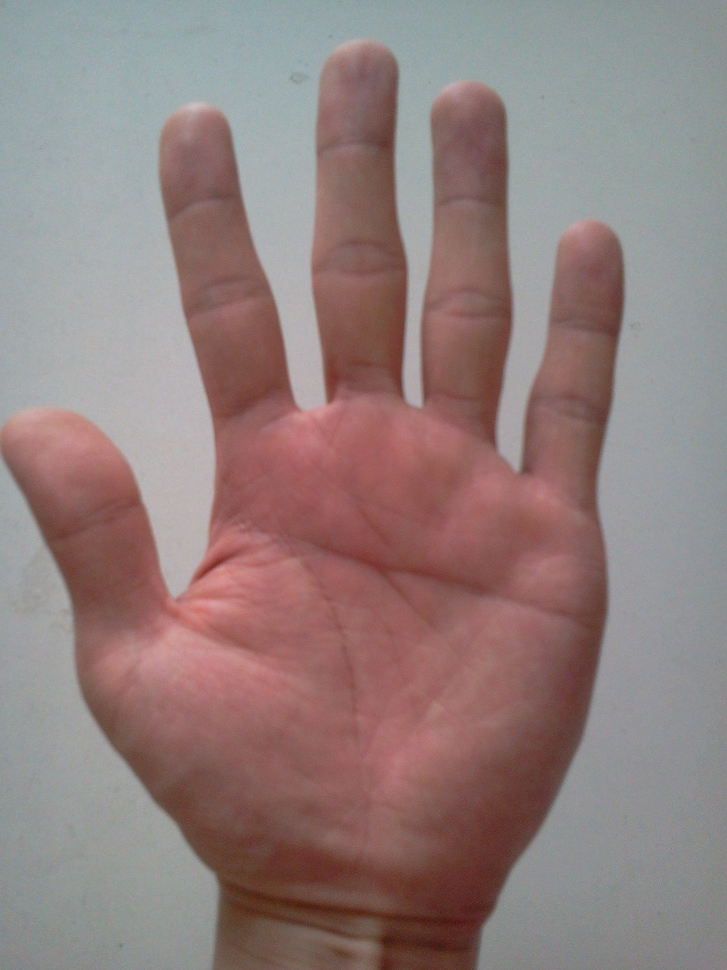
#> input picture opencv/image/lihao/lihao.jpg, 727 x 970 px, shrunk from 1536 x 2048 before the run
$ python cutout.py   (older library calls are emulated)
#> lines starting #> are read from the running program, lines starting #| are printed output that depends on the picture; after the words box and inside, x2 and y2 are one past the last pixel; in counts of white or black regions, pixels touching at a corner belong together
import cv2
import numpy as np
def cutout(img_file):
#> called with img_file = '../image/lihao/lihao.jpg'
    IMAGE_FILE = img_file
    IMAGE_USER = IMAGE_FILE.replace(".jpg","").replace(".jpeg","").replace(".png","")
    print(IMAGE_USER)
    img = cv2.imread(IMAGE_FILE)
#> img is the input picture: shape (970, 727, 3); mean B, G, R 125, 126.7, 145.9
    #convert to YCrCb and filter
# old
#    lower = np.array([0,129,70], np.uint8)#yangxuanyue
#    #lower = np.array([0,139,70], np.uint8)#lihao
#    upper = np.array([255,180,127], np.uint8)
# new
    lower = np.array([0,131,102], np.uint8)#yangxuanyue
    upper = np.array([255,183,154], np.uint8)

    ycrcb = cv2.cvtColor(img, cv2.COLOR_BGR2YCR_CB)
#> ycrcb: shape (970, 727, 3); mean of channels 0, 1, 2 132.2, 137.7, 123.9
    mask = cv2.inRange(ycrcb, lower, upper)
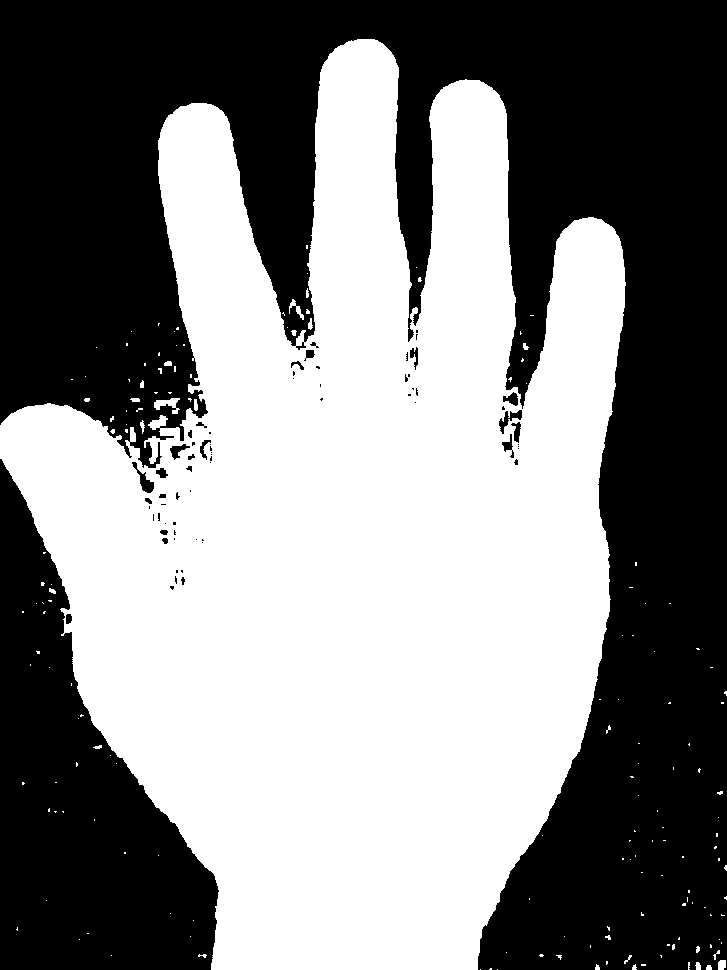
#> mask: shape (970, 727); 51.2% white; 68 black regions (44 under 20 px), largest, box (x1, y1, x2, y2) and area: (0, 0, 727, 970) 284630, (0, 459, 219, 970) 57811, (132, 462, 154, 493) 221
#    skin = cv2.bitwise_and(img, img, mask=mask)
#    cv2.imwrite("{0}_skin.jpg".format(IMAGE_USER),skin)

    kernel = np.ones((57,57),np.uint8)
    opening = cv2.morphologyEx(mask, cv2.MORPH_OPEN, kernel)
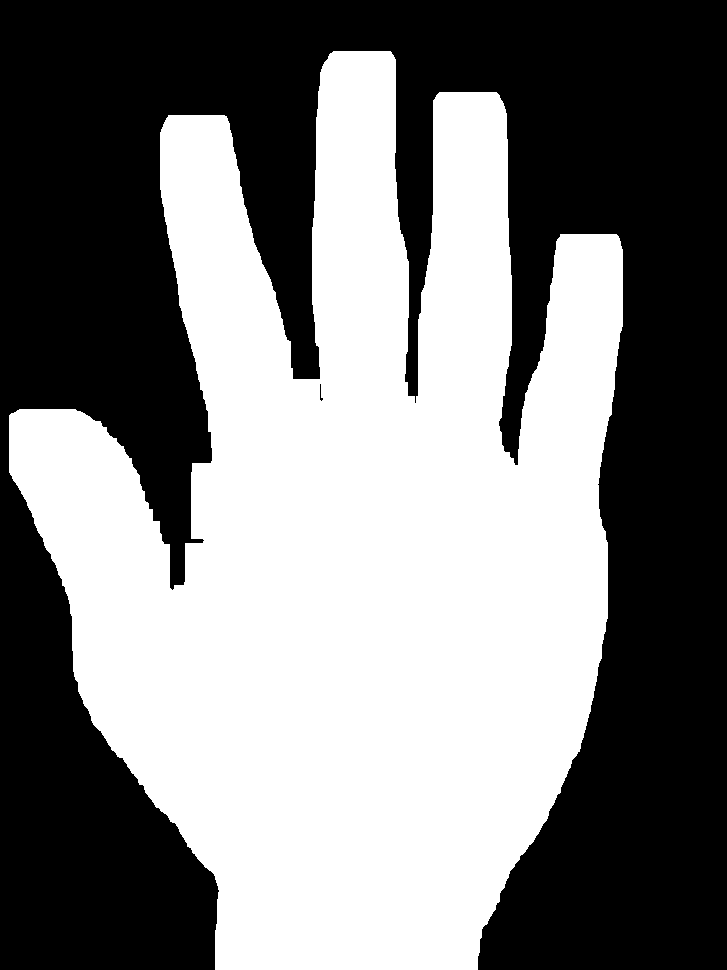
#> opening: shape (970, 727); 49.2% white; 1 white region
    skin = cv2.bitwise_and(img, img, mask=opening)
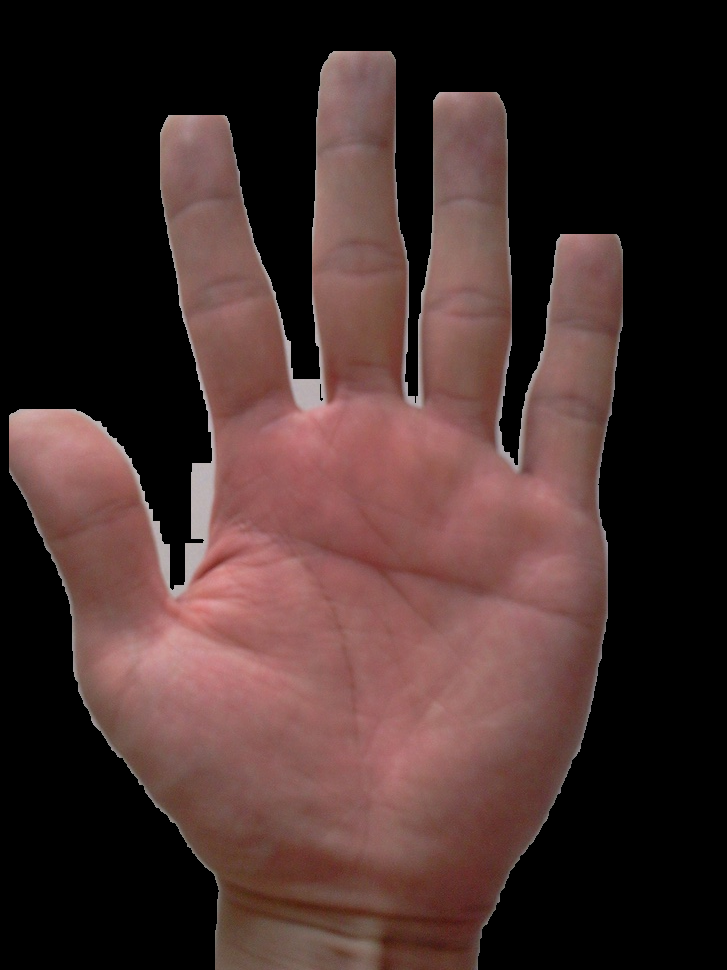
#> skin: shape (970, 727, 3); mean B, G, R 43.9, 46.2, 67.9
    cv2.imwrite("{0}_skin.jpg".format(IMAGE_USER),skin)

    _,black_and_white = cv2.threshold(opening, 127,255,0)
    #find max contours
    _, contours, _ = cv2.findContours(black_and_white, cv2.RETR_TREE, cv2.CHAIN_APPROX_SIMPLE)
#> contours = 2 contours; box (x1, y1, x2, y2) and area: (9, 51, 623, 970) 344894, (319, 383, 324, 402) 38
    length = len(contours)
#> length = 2
    maxArea = -1
    final_Contour = np.zeros(img.shape, np.uint8)
    if length > 0:
        for i in range(length):
            temp = contours[i]
            area = cv2.contourArea(temp)
            if area > maxArea:
                maxArea = area
                ci = i
#> this loop made 2 passes
#> (area, maxArea) on pass 1: (344893.5, 344893.5)
#> area on pass 2: 38.5
#> after the loop, ci = 0; maxArea = 344893.5
        largest_contour = contours[ci]
#> largest_contour = contour of 1093 points, box (x1, y1, x2, y2) (9, 51, 623, 970), area 344894
    cv2.drawContours(final_Contour, [largest_contour], 0, (0, 255, 0), 10)
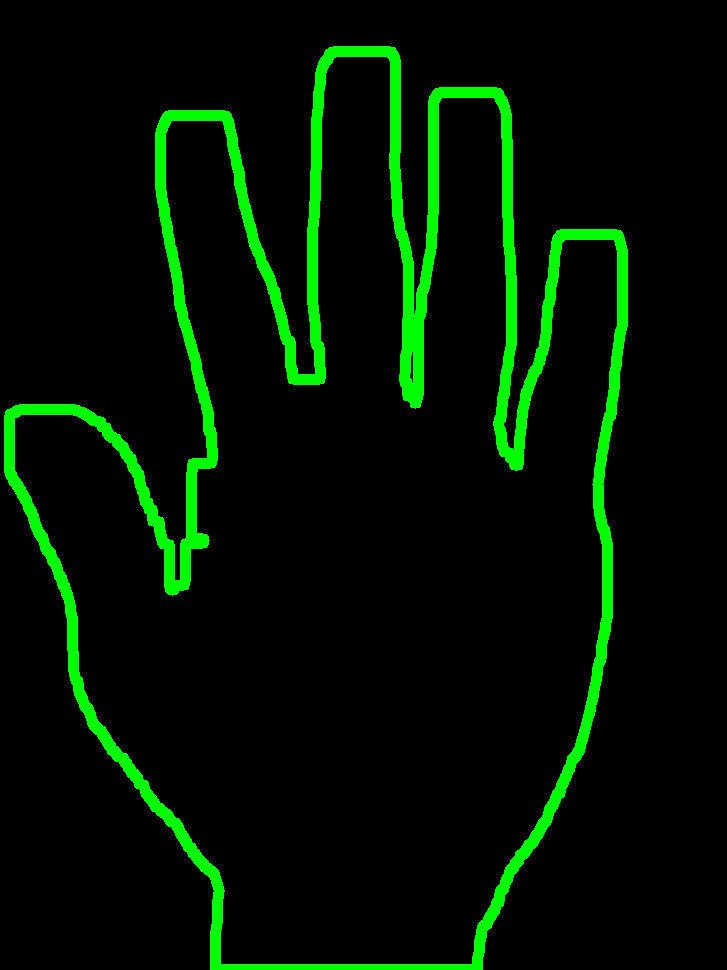
#> final_Contour: shape (970, 727, 3); mean of channels 0, 1, 2 0, 18.1, 0; drawn as B, G, R
    cv2.imwrite("{0}_contour.jpg".format(IMAGE_USER),final_Contour)
    cv2.drawContours(skin, [largest_contour], 0, (0, 255, 0), 10)
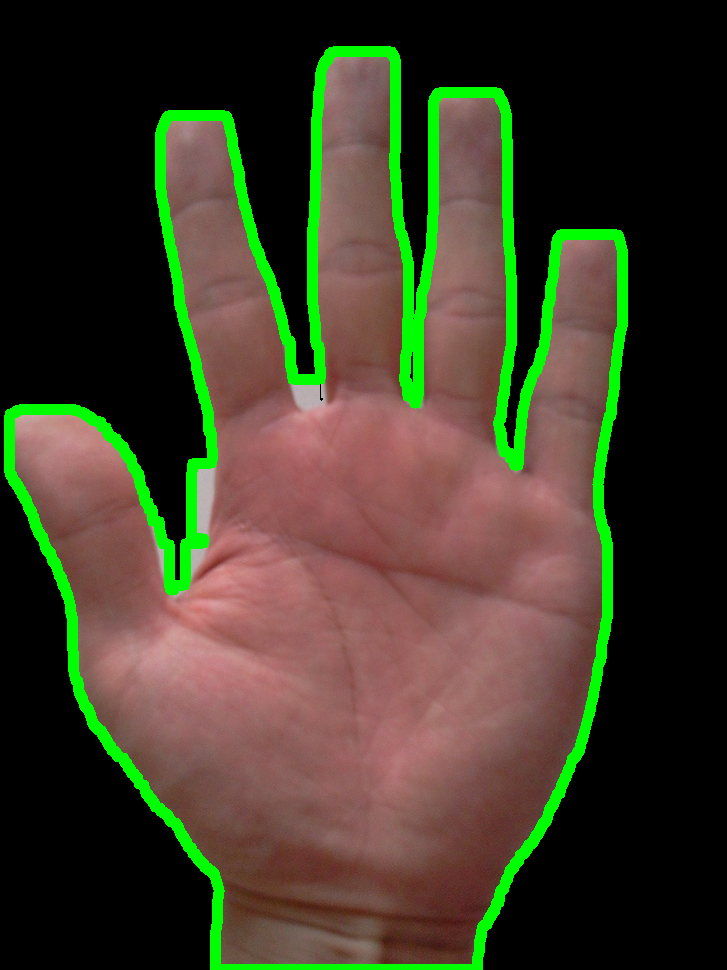
#> skin: shape (970, 727, 3); 7.11% of pixels changed, all inside (x1, y1, x2, y2) = (4, 46, 628, 970)
    cv2.imwrite("{0}_contour_skin.jpg".format(IMAGE_USER),skin)

if __name__ == '__main__':
#    cutout("../image/yangxuanyue/yangxuanyue.jpg")
    cutout("../image/lihao/lihao.jpg")

$ run again, with opencv/image/yangxuanyue/yangxuanyue.jpg copied over opencv/image/lihao/lihao.jpg
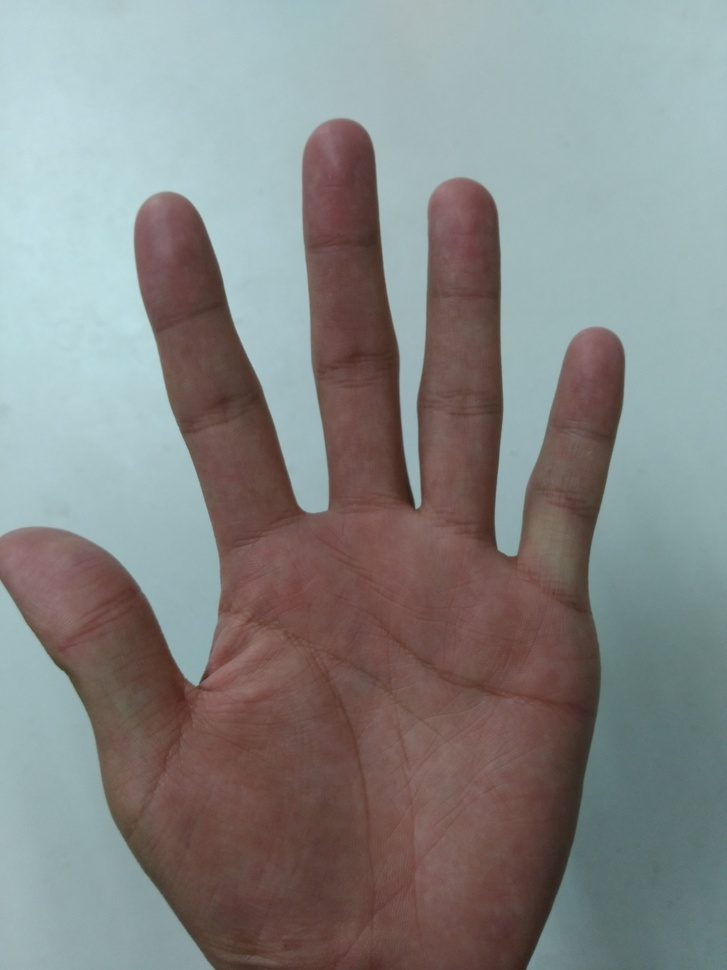
#> input picture opencv/image/yangxuanyue/yangxuanyue.jpg, 727 x 970 px, shrunk from 3120 x 4160 before the run
#> in cutout, img is the input picture: shape (970, 727, 3); mean B, G, R 133.8, 135, 133.6
#> ycrcb: shape (970, 727, 3); mean of channels 0, 1, 2 134.4, 127.4, 127.6
#> in cutout, `mask = cv2.inRange(ycrcb, lower, upper)`:
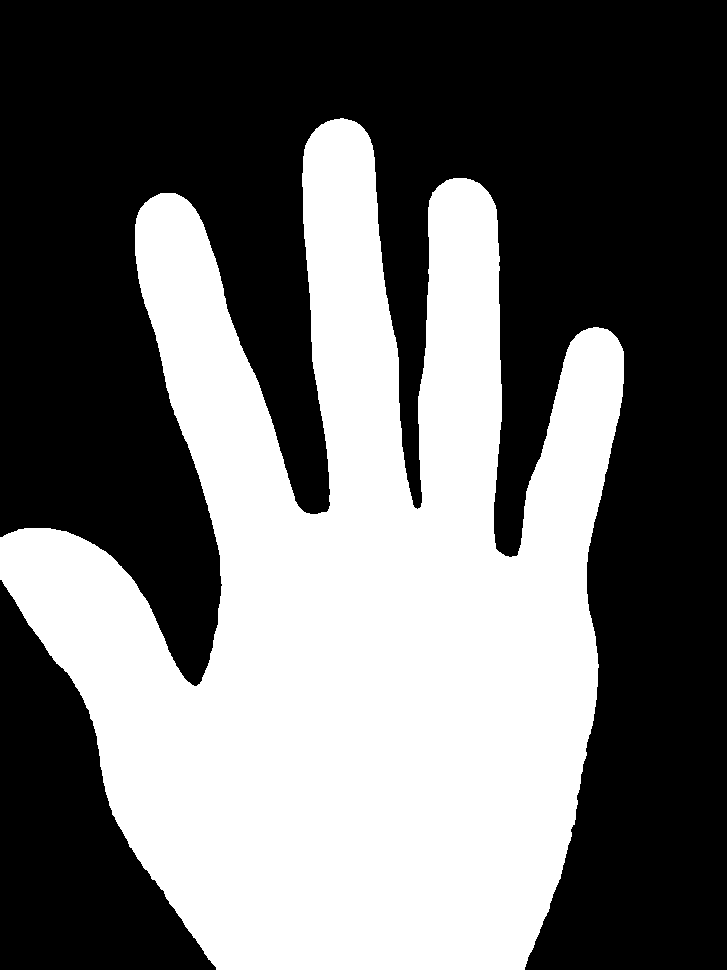
#> mask: shape (970, 727); 42.5% white; 1 white region, box (x1, y1, x2, y2) and area: (0, 118, 624, 970) 299733
#> opening: shape (970, 727); 41.2% white; 1 white region
#> contours = 1 contour; box (x1, y1, x2, y2) and area: (8, 134, 604, 970) 288518
#> length = 1
#> the loop in cutout, `for i in range(length):` made 1 pass
#> (area, maxArea) on pass 1: (288517.5, 288517.5)
#> after the loop in cutout, `for i in range(length):`: ci = 0; maxArea = 288517.5
#> largest_contour = contour of 1265 points, box (x1, y1, x2, y2) (8, 134, 604, 970), area 288518
#> in cutout, `cv2.drawContours(skin, [largest_contour], 0, (0, 255, 0), 10)`:
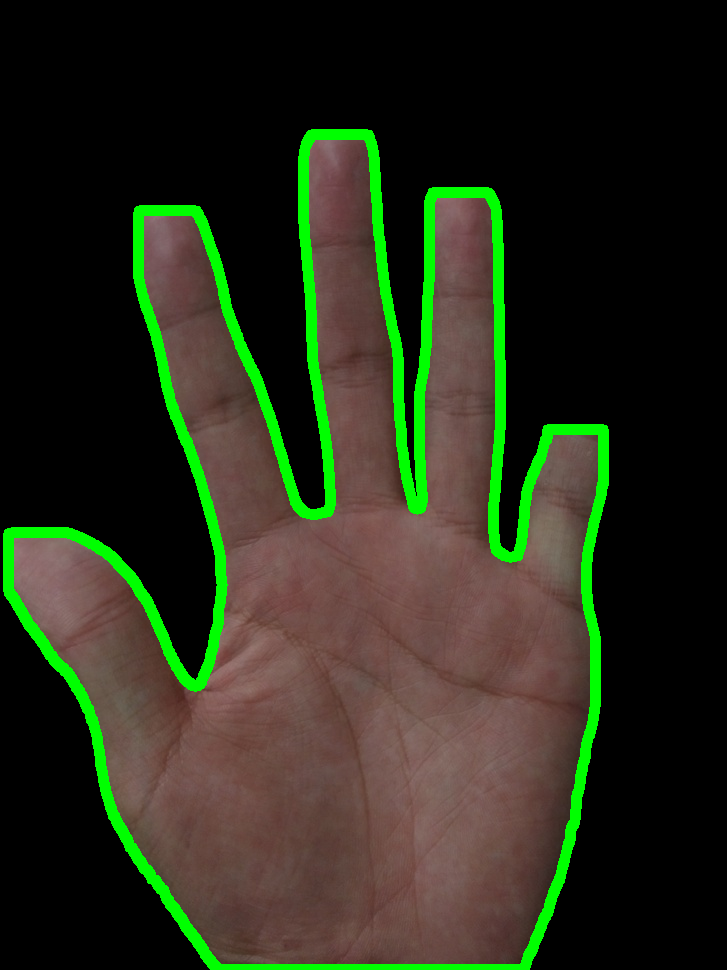
#> skin: shape (970, 727, 3); mean B, G, R 26.7, 45.6, 40.1
